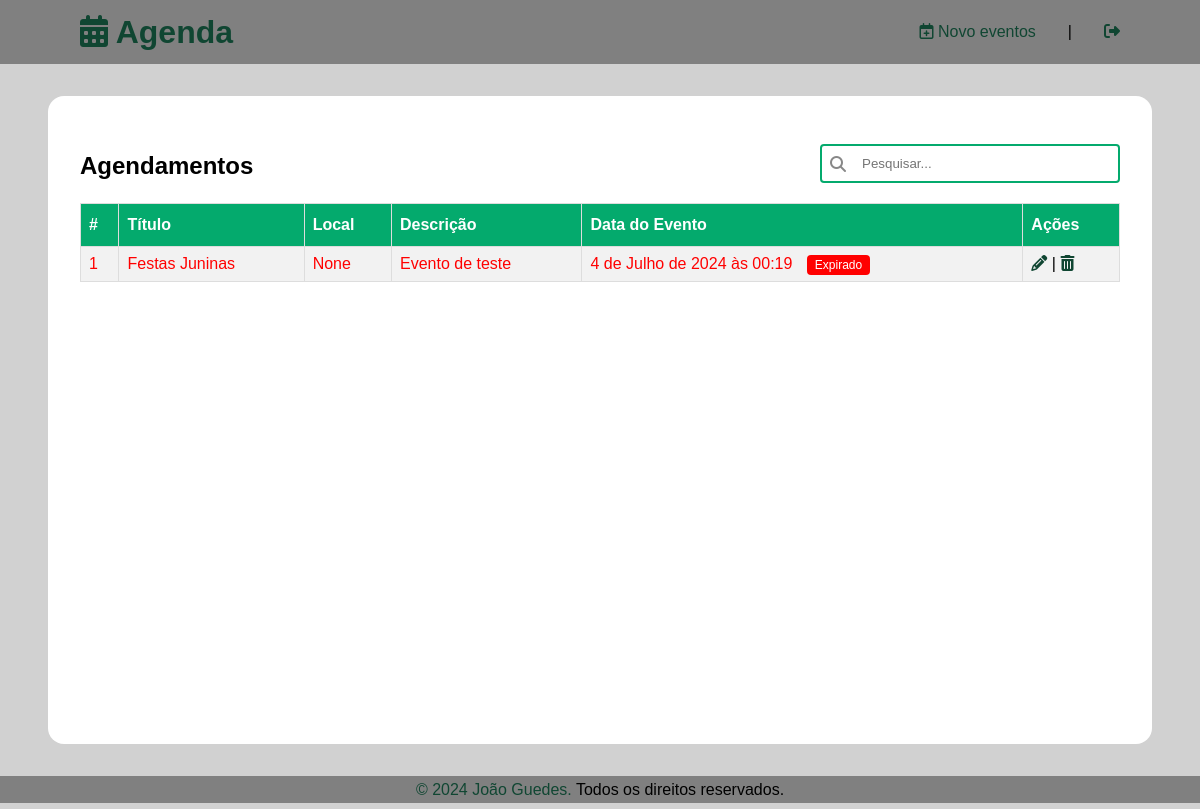
Page /agenda/ (signed in) on the earlier database version.
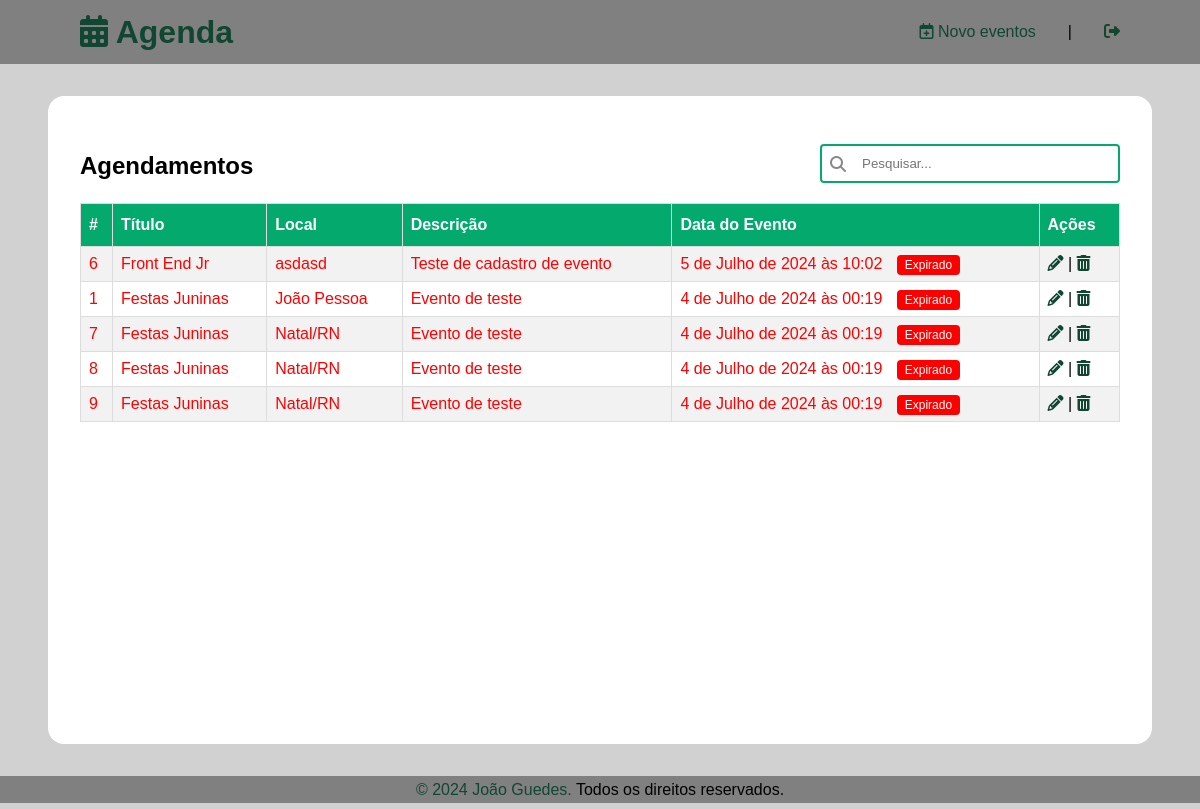
Same page on the later database version.
### core/models.py (models this page shows, shortened)
class Evento(models.Model):
    titulo = models.CharField(max_length=100)
    descricao = models.TextField(blank=True, null=True)
    data_evento = models.DateTimeField(verbose_name='Data do Evento')
    data_criacao = models.DateTimeField(auto_now=True)
    local = models.TextField(blank=True, null=True)
    usuario = models.ForeignKey(User, on_delete=models.CASCADE)
    class Meta:
        db_table = 'evento' #assim força o nome da tabela ao invés de utilizar o padrão
    def get_evento_atrasado(seff):
        return seff.data_evento < datetime.now()

### core/views.py (the view)
# urls.py: path('agenda/', views.lista_eventos, name='agenda'),
@login_required(login_url='/login/')
def lista_eventos(request):
    usuario = request.user
    eventos = Evento.objects.filter(usuario=usuario) \
                            .order_by('-data_evento')
    return render(request, 'agenda.html', {'eventos': eventos})

### core/templates/agenda.html (shortened to what this page needs)
{% extends "model-page.html" %}
{% block content %}
<div class="container">
    <div class="head-page">
        <h2>Agendamentos</h2>
        <div class="search">
            <i class="fa fa-search"></i>
            <input type="text" id="searchInput" placeholder="Pesquisar...">
        </div>
    </div>
    <table id="customers">
        <tr>
            <th>#</th>
            <th>Título</th>
            <th>Local</th>
            <th>Descrição</th>
            <th>Data do Evento</th>
            <th>Ações</th>
        </tr>
        {% for evento in eventos %}
        <tr style={% if evento.get_evento_atrasado %}
                    "color: red;"
                {% endif %}>
            <td>{{ evento.id }}</td>
            <td>{{ evento.titulo }}</td>
            <td>{{ evento.local }}</td>
            <td>{{ evento.descricao }}</td>
            <td class="date-cell">
                {{ evento.data_evento }}
                {% if evento.get_evento_atrasado %}
                    <span class="expired-badge">Expirado</span>
                {% endif %}
            </td>
            <td style="color:black">
                <a href="/agenda/evento/?id={{ evento.id }}"><i class="fa-solid fa-pencil"></i></a> |
                <a href="/agenda/evento/delete/{{ evento.id }}"><i class="fa-solid fa-trash-can"></i></a>
            </td>
        </tr>
        {% endfor %}
    </table>
</div>
{% endblock %}

Differences in the rows shown:
added Evento: id "6", titulo "Front End Jr", local "asdasd", descricao "Teste de cadastro de evento", data_evento "5 de Julho de 2024 às 10:02", shows "Expirado"
changed Evento id 1: data_evento "2024-07-04 00:19:13" → "2024-07-04 00:19:00" (drawn); local "None" → "João Pessoa"
added Evento: id "7", titulo "Festas Juninas", local "Natal/RN", descricao "Evento de teste", data_evento "4 de Julho de 2024 às 00:19", shows "Expirado"
added Evento: id "8", titulo "Festas Juninas", local "Natal/RN", descricao "Evento de teste", data_evento "4 de Julho de 2024 às 00:19", shows "Expirado"
added Evento: id "9", titulo "Festas Juninas", local "Natal/RN", descricao "Evento de teste", data_evento "4 de Julho de 2024 às 00:19", shows "Expirado"
